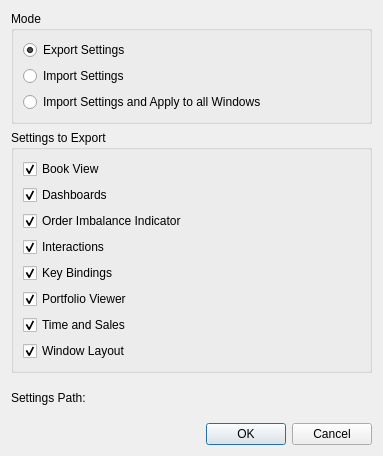
<?xml version="1.0" encoding="UTF-8"?>
<ui version="4.0">
 <class>ImportExportDialog</class>
 <widget class="QWidget" name="ImportExportDialog">
  <property name="geometry">
   <rect>
    <x>0</x>
    <y>0</y>
    <width>383</width>
    <height>403</height>
   </rect>
  </property>
  <property name="windowTitle">
   <string>Import/Export Settings</string>
  </property>
  <layout class="QVBoxLayout" name="verticalLayout_2">
   <item>
    <widget class="QGroupBox" name="m_modeGroupBox">
     <property name="title">
      <string>Mode</string>
     </property>
     <layout class="QVBoxLayout" name="verticalLayout">
      <property name="leftMargin">
       <number>9</number>
      </property>
      <property name="topMargin">
       <number>9</number>
      </property>
      <property name="rightMargin">
       <number>9</number>
      </property>
      <property name="bottomMargin">
       <number>9</number>
      </property>
      <item>
       <widget class="QRadioButton" name="m_exportButton">
        <property name="text">
         <string>Export Settings</string>
        </property>
        <property name="checked">
         <bool>true</bool>
        </property>
       </widget>
      </item>
      <item>
       <widget class="QRadioButton" name="m_importButton">
        <property name="text">
         <string>Import Settings</string>
        </property>
       </widget>
      </item>
      <item>
       <widget class="QRadioButton" name="m_importAndApplyButton">
        <property name="text">
         <string>Import Settings and Apply to all Windows</string>
        </property>
       </widget>
      </item>
     </layout>
    </widget>
   </item>
   <item>
    <widget class="QGroupBox" name="m_settingsGroup">
     <property name="title">
      <string>Settings to Export</string>
     </property>
     <layout class="QVBoxLayout" name="verticalLayout_3">
      <item>
       <widget class="QCheckBox" name="m_bookViewSettingsButton">
        <property name="text">
         <string>Book View</string>
        </property>
        <property name="checked">
         <bool>true</bool>
        </property>
       </widget>
      </item>
      <item>
       <widget class="QCheckBox" name="m_dashboardsButton">
        <property name="text">
         <string>Dashboards</string>
        </property>
        <property name="checked">
         <bool>true</bool>
        </property>
       </widget>
      </item>
      <item>
       <widget class="QCheckBox" name="m_orderImbalanceIndicatorButton">
        <property name="text">
         <string>Order Imbalance Indicator</string>
        </property>
        <property name="checked">
         <bool>true</bool>
        </property>
       </widget>
      </item>
      <item>
       <widget class="QCheckBox" name="m_interactionsButton">
        <property name="text">
         <string>Interactions</string>
        </property>
        <property name="checked">
         <bool>true</bool>
        </property>
       </widget>
      </item>
      <item>
       <widget class="QCheckBox" name="m_keyBindingsButton">
        <property name="text">
         <string>Key Bindings</string>
        </property>
        <property name="checked">
         <bool>true</bool>
        </property>
       </widget>
      </item>
      <item>
       <widget class="QCheckBox" name="m_portfolioViewerSettingsButton">
        <property name="text">
         <string>Portfolio Viewer</string>
        </property>
        <property name="checked">
         <bool>true</bool>
        </property>
       </widget>
      </item>
      <item>
       <widget class="QCheckBox" name="m_timeAndSalesSettingsButton">
        <property name="text">
         <string>Time and Sales</string>
        </property>
        <property name="checked">
         <bool>true</bool>
        </property>
       </widget>
      </item>
      <item>
       <widget class="QCheckBox" name="m_windowLayoutButton">
        <property name="text">
         <string>Window Layout</string>
        </property>
        <property name="checked">
         <bool>true</bool>
        </property>
       </widget>
      </item>
     </layout>
    </widget>
   </item>
   <item>
    <layout class="QFormLayout" name="m_pathLayout">
     <property name="sizeConstraint">
      <enum>QLayout::SetDefaultConstraint</enum>
     </property>
     <property name="fieldGrowthPolicy">
      <enum>QFormLayout::AllNonFixedFieldsGrow</enum>
     </property>
     <property name="topMargin">
      <number>12</number>
     </property>
     <property name="bottomMargin">
      <number>12</number>
     </property>
     <item row="0" column="0">
      <widget class="QLabel" name="m_pathLabel">
       <property name="text">
        <string>Settings Path:</string>
       </property>
      </widget>
     </item>
     <item row="0" column="1">
      <widget class="Spire::LegacyUI::FilePathInputWidget" name="m_pathInput" native="true"/>
     </item>
    </layout>
   </item>
   <item>
    <widget class="QDialogButtonBox" name="m_buttonBox">
     <property name="standardButtons">
      <set>QDialogButtonBox::Cancel|QDialogButtonBox::Ok</set>
     </property>
    </widget>
   </item>
  </layout>
 </widget>
 <customwidgets>
  <customwidget>
   <class>Spire::LegacyUI::FilePathInputWidget</class>
   <extends>QWidget</extends>
   <header>Spire/LegacyUI/FilePathInputWidget.hpp</header>
   <container>1</container>
  </customwidget>
 </customwidgets>
 <resources>
  <include location="../../Resources/Resources.qrc"/>
 </resources>
 <connections/>
 <slots>
  <slot>CommitSettings()</slot>
 </slots>
</ui>
